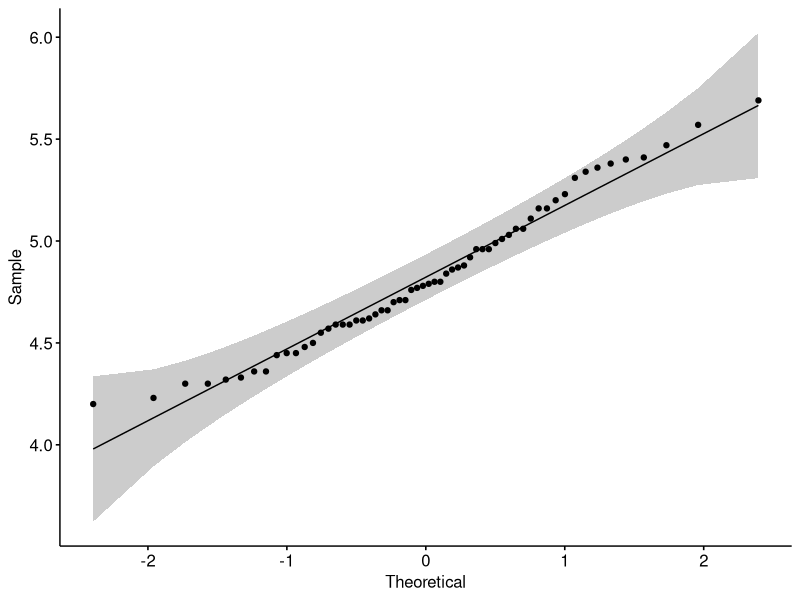
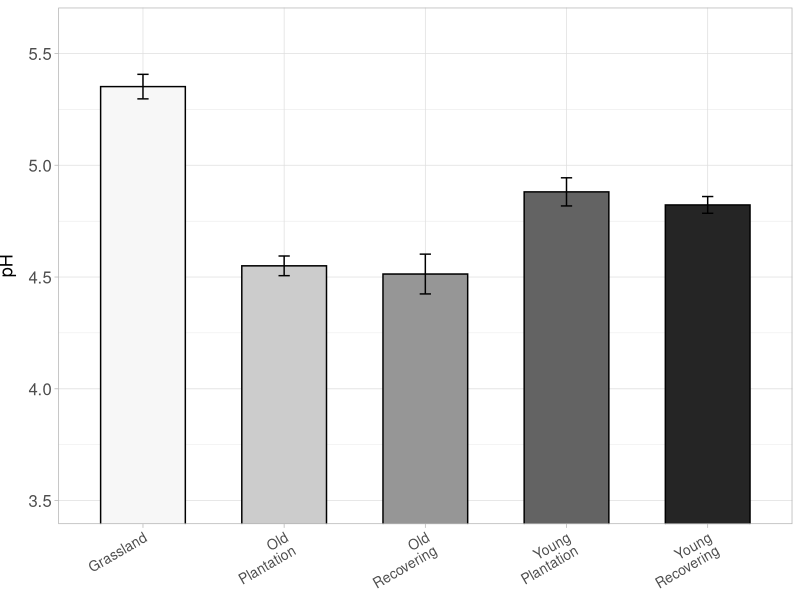
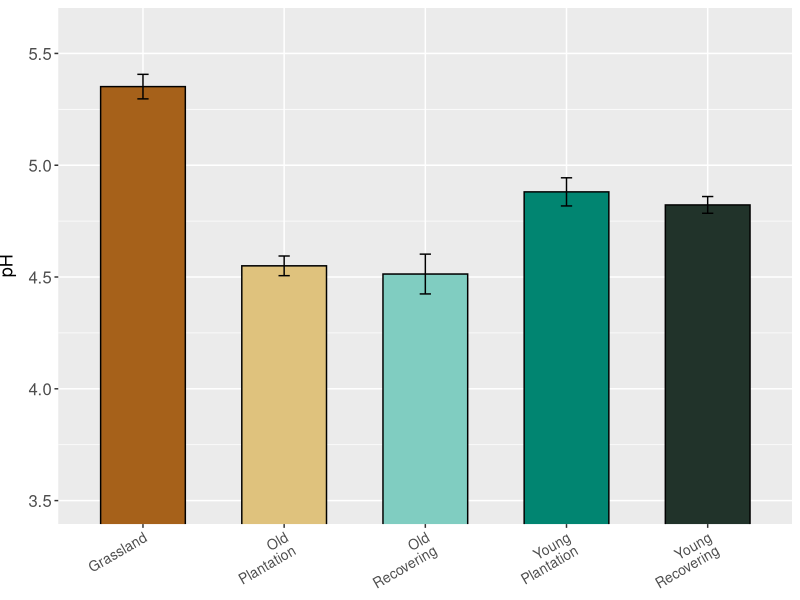
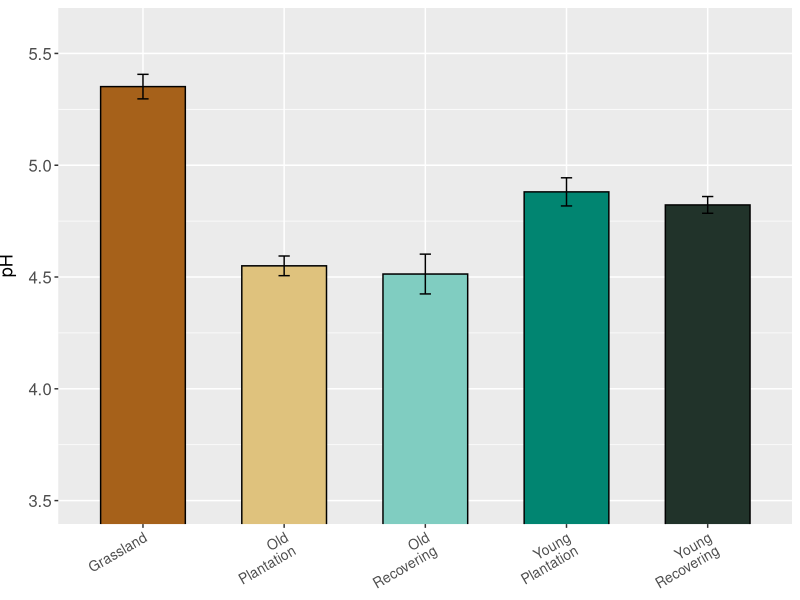

Generate these figures, in order, with R:
# Effect of land management on soil pH
# Attempting to produce a bar chart 
# Emma Gemal, s1758915@sms.ed.ac.uk
# University of Edinburgh
# Created 22/10/2019, Updated: 28/10/2019


## Library ----
library(plyr)
library(tidyverse)
library(ggpubr)  
library(plotrix)


## Loading data ----
soilph <- read.csv("Data/soil-ph-data.csv")
str(soilph)


## Checking normality ----
ggqqplot(soilph$ph)
# pretty close to the line, looks good 


## Data manipulation ----
soilph <- soilph %>% 
              mutate(site = revalue(site, c("site1" = "Young.Recovering",
                                            "site2" = "Young.Plantation",
                                            "site3" = "Old.Recovering",
                                            "site4" = "Old.Plantation",
                                            "site5" = "Grassland"))) 
detach(package:plyr)
phmean_se <- soilph %>% 
              group_by(site) %>% 
              summarize(mean_ph = mean(ph), se = std.error(ph))


## Black & White plot ----
(bw <- ggplot(data = phmean_se, aes(x = site, y = mean_ph, fill = site)) +
                geom_col(show.legend = FALSE, width = 0.6, color = "black") +
                geom_errorbar(aes(ymin = mean_ph - se, ymax = mean_ph + se), width = 0.08) +
                scale_fill_manual(values = c("#f7f7f7", 
                                             "#cccccc",
                                             "#969696",
                                             "#636363",
                                             "#252525")) +
                labs(y = "pH") +
                scale_x_discrete(labels = c("Young.Recovering" = "Young\nRecovering", 
                                            "Young.Plantation" = "Young\nPlantation",
                                            "Old.Recovering" = "Old\nRecovering",
                                            "Old.Plantation" = "Old\nPlantation",   # makes it more clear
                                            "Grassland" = "Grassland")) +   
                theme_light() +
                theme(axis.title.x = element_blank(),
                      axis.text.x = element_text(size = 10, angle = 30, hjust = 1),
                      axis.title.y = element_text(size = 13, vjust = 3),
                      axis.text.y = element_text(size = 12)) +
                coord_cartesian(ylim = c(3.5,5.6)))


## Colored plot ----
(color <- ggplot(data = phmean_se, aes(x = site, y = mean_ph, fill = site)) +
                geom_col(show.legend = FALSE, width = 0.6, color = "black") +
                geom_errorbar(aes(ymin = mean_ph - se, ymax = mean_ph + se), width = 0.08) +
                scale_fill_manual(values = c("#a6611a", 
                                             "#dfc27d",
                                             "#80cdc1",
                                             "#018571",
                                             "#21332A")) +
                labs(y = "pH") +
                scale_x_discrete(labels = c("Young.Recovering" = "Young\nRecovering", 
                                            "Young.Plantation" = "Young\nPlantation",
                                            "Old.Recovering" = "Old\nRecovering",
                                            "Old.Plantation" = "Old\nPlantation",   
                                            "Grassland" = "Grassland")) +
                theme_grey() +
                theme(axis.title.x = element_blank(),
                      axis.text.x = element_text(size = 10, angle = 30, hjust = 1),
                      axis.title.y = element_text(size = 13, vjust = 3),
                      axis.text.y = element_text(size = 12)) +
                coord_cartesian(ylim = c(3.5,5.6)))


# Saving & Finalizing Plots ----
ggsave(filename = "color_plot.png",
       path = "Images/Graphs",
       width = 3.7,
       height = 4, units = c("in"))
